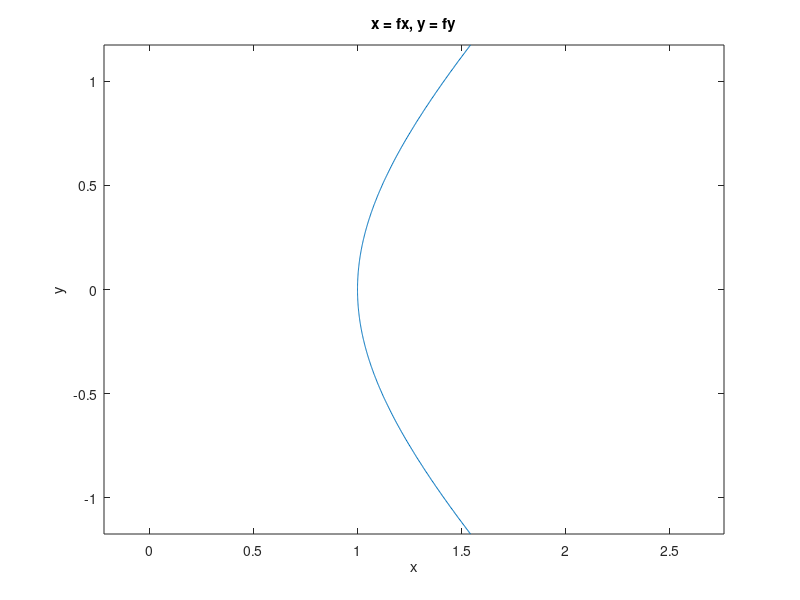

The MATLAB script that drew this image:
function function_plot_2
ezplot(@fx,@fy,[-1 1])
return

function x = fx(t)

x = cosh(t);

return

function y = fy(t)

y = sinh(t);

return





